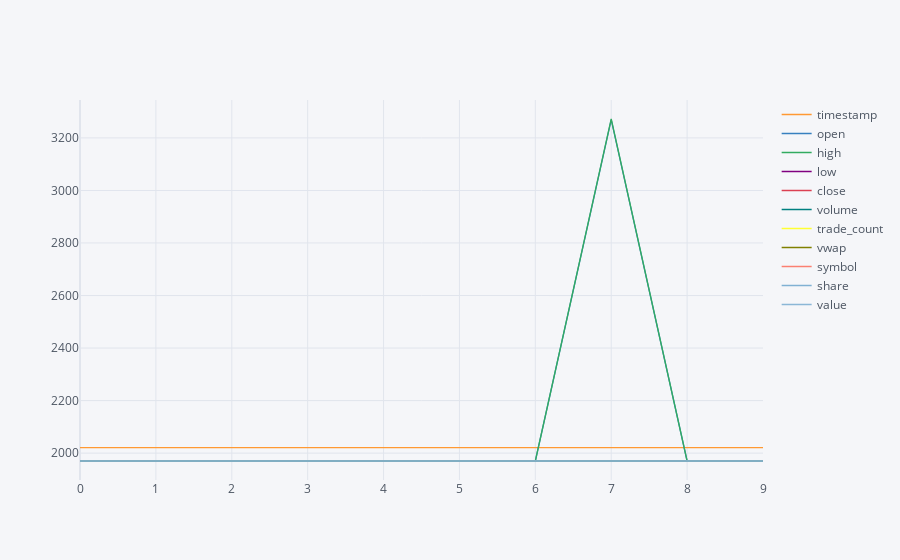

Here is the notebook cell this chart was saved with:
### Code cell
first_day.iplot()

### Figure 1 — Plotly figure (JSON) as saved in the notebook; plotly's stock layout.template omitted (floating-point values rounded to 4 significant figures)
{"data": [{"line": {"color": "rgba(255, 153, 51, 1.0)", "dash": "solid", "shape": "linear", "width": 1.3}, "mode": "lines", "name": "timestamp", "text": "", "type": "scatter", "x": [0, 1, 2, 3, 4, 5, 6, 7, 8, 9], "y": ["2021-01-04T05:00:00.000000000", "2021-01-04T05:00:00.000000000", "2021-01-04T05:00:00.000000000", "2021-01-04T05:00:00.000000000", "2021-01-04T05:00:00.000000000", "2021-01-04T05:00:00.000000000", "2021-01-04T05:00:00.000000000", "2021-01-04T05:00:00.000000000", "2021-01-04T05:00:00.000000000", "2021-01-04T05:00:00.000000000"]}, {"line": {"color": "rgba(55, 128, 191, 1.0)", "dash": "solid", "shape": "linear", "width": 1.3}, "mode": "lines", "name": "open", "text": "", "type": "scatter", "x": [0, 1, 2, 3, 4, 5, 6, 7, 8, 9], "y": [133.6, 151, 148.4, 83.33, 549.6, 87.14, 92.13, 3270, 362.4, 500.0]}, {"line": {"color": "rgba(50, 171, 96, 1.0)", "dash": "solid", "shape": "linear", "width": 1.3}, "mode": "lines", "name": "high", "text": "", "type": "scatter", "x": [0, 1, 2, 3, 4, 5, 6, 7, 8, 9], "y": [133.6, 151.0, 150.5, 83.44, 560, 89.3, 96.06, 3272, 373.8, 504.8]}, {"line": {"color": "rgba(128, 0, 128, 1.0)", "dash": "solid", "shape": "linear", "width": 1.3}, "mode": "lines", "name": "low", "text": "", "type": "scatter", "x": [0, 1, 2, 3, 4, 5, 6, 7, 8, 9], "y": [126.8, 137, 144.6, 81.2, 519.7, 86.15, 90.92, 3144.0, 353.7, 490.7]}, {"line": {"color": "rgba(219, 64, 82, 1.0)", "dash": "solid", "shape": "linear", "width": 1.3}, "mode": "lines", "name": "close", "text": "", "type": "scatter", "x": [0, 1, 2, 3, 4, 5, 6, 7, 8, 9], "y": [129.4, 139.2, 146.0, 81.54, 526.5, 86.87, 92.3, 3187.0, 357.7, 500]}, {"line": {"color": "rgba(0, 128, 128, 1.0)", "dash": "solid", "shape": "linear", "width": 1.3}, "mode": "lines", "name": "volume", "text": "", "type": "scatter", "x": [0, 1, 2, 3, 4, 5, 6, 7, 8, 9], "y": [143302687, 6415486, 2496642, 3232971, 602433, 8449949, 51802652, 4411486, 521740, 1527642]}, {"line": {"color": "rgba(255, 255, 51, 1.0)", "dash": "solid", "shape": "linear", "width": 1.3}, "mode": "lines", "name": "trade_count", "text": "", "type": "scatter", "x": [0, 1, 2, 3, 4, 5, 6, 7, 8, 9], "y": [1310228, 106339, 43136, 34798, 18222, 79765, 381394, 244078, 15462, 27183]}, {"line": {"color": "rgba(128, 128, 0, 1.0)", "dash": "solid", "shape": "linear", "width": 1.3}, "mode": "lines", "name": "vwap", "text": "", "type": "scatter", "x": [0, 1, 2, 3, 4, 5, 6, 7, 8, 9], "y": [129.7, 142.5, 147.0, 81.78, 534.2, 87.35, 93.1, 3194.0, 360.3, 499.1]}, {"line": {"color": "rgba(251, 128, 114, 1.0)", "dash": "solid", "shape": "linear", "width": 1.3}, "mode": "lines", "name": "symbol", "text": "", "type": "scatter", "x": [0, 1, 2, 3, 4, 5, 6, 7, 8, 9], "y": ["AAPL", "ABNB", "ADI", "AEP", "ALGN", "AMAT", "AMD", "AMZN", "ANSS", "ASML"]}, {"line": {"color": "rgba(128, 177, 211, 1.0)", "dash": "solid", "shape": "linear", "width": 1.3}, "mode": "lines", "name": "share", "text": "", "type": "scatter", "x": [0, 1, 2, 3, 4, 5, 6, 7, 8, 9], "y": [0.7727, 0.7186, 0.6848, 1.226, 0.1899, 1.151, 1.083, 0.03138, 0.2796, 0.2]}, {"line": {"color": "rgba(128, 177, 211, 0.8999999999999999)", "dash": "solid", "shape": "linear", "width": 1.3}, "mode": "lines", "name": "value", "text": "", "type": "scatter", "x": [0, 1, 2, 3, 4, 5, 6, 7, 8, 9], "y": [100, 100.0, 100, 100.0, 100, 100, 100, 100.0, 100.0, 100]}], "layout": {"legend": {"bgcolor": "#F5F6F9", "font": {"color": "#4D5663"}}, "paper_bgcolor": "#F5F6F9", "plot_bgcolor": "#F5F6F9", "title": {"font": {"color": "#4D5663"}}, "xaxis": {"gridcolor": "#E1E5ED", "showgrid": true, "tickfont": {"color": "#4D5663"}, "title": {"font": {"color": "#4D5663"}, "text": ""}, "zerolinecolor": "#E1E5ED"}, "yaxis": {"gridcolor": "#E1E5ED", "showgrid": true, "tickfont": {"color": "#4D5663"}, "title": {"font": {"color": "#4D5663"}, "text": ""}, "zerolinecolor": "#E1E5ED"}}}
